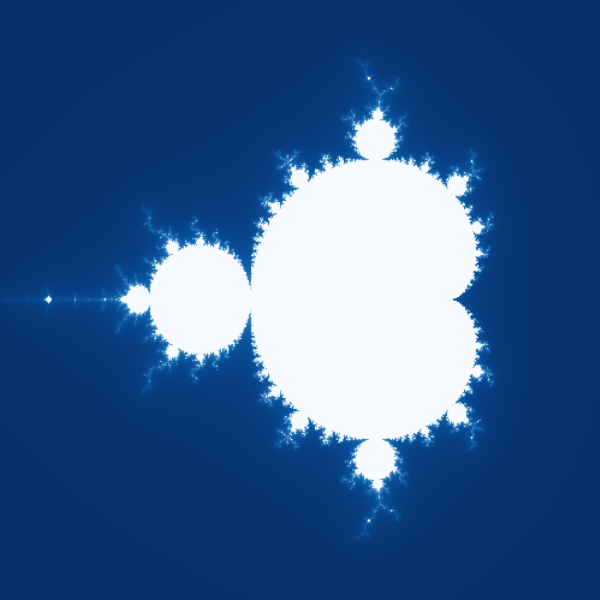

Here is the Python script that generated this plot:
#coding = utf-8

import numpy as np
import matplotlib.pyplot as plt

max_iterations = 100

def escape(c):
    z = 0
    for i in range(max_iterations):
        if abs(z) > 10:
            break
        z = z*z + c
    # Smooth the coloring
    if abs(z) > 2:
        i = i - np.log2(np.log2(abs(z)))
    return i
    
y,x = np.ogrid[-1.4:1.4:500j,-2:1:500j]
z = x+y*1j
mandelbrot = np.frompyfunc(escape,1,1)(z).astype(np.float)
fig = plt.figure(figsize=(6,6))
ax = fig.add_axes([0,0,1,1], aspect=1)
ax.axis("off")
plt.imshow(mandelbrot, cmap="Blues_r")
plt.savefig("Mandelbrot.png")
